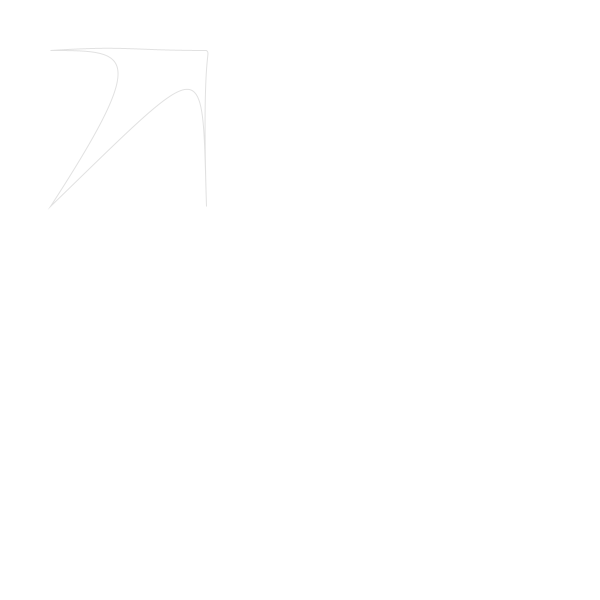
Frame 1 (no input)
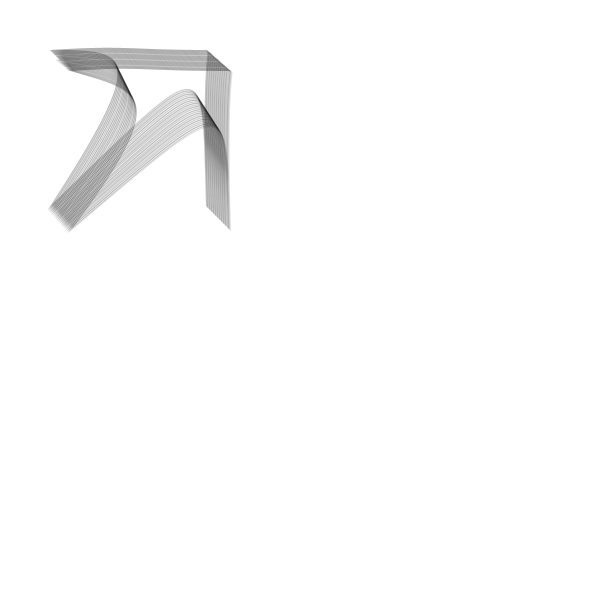
Frame 60 (the mouse pressed at the canvas centre just before this capture)
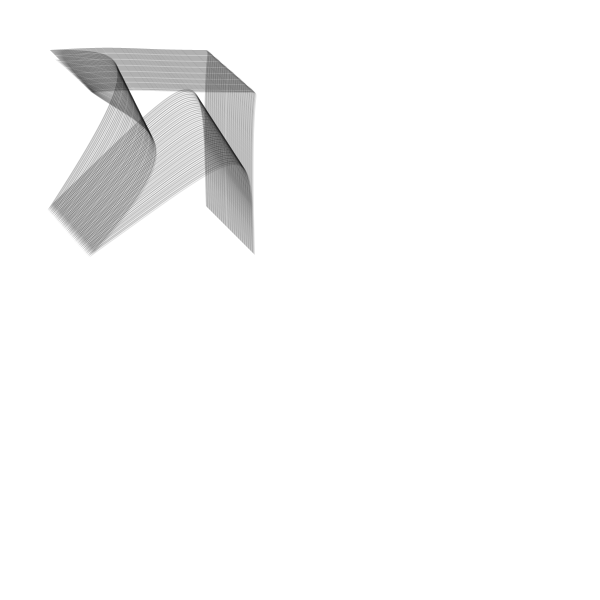
Frame 120 (the mouse held since frame 60 and released just before this capture)

The Processing sketch that drew these frames (run headless with seeded random() and noise(); from frame 60 on, the mouse is pressed at the canvas centre):

// Processing sketch: processing_82038
// ── processing_82038.pde

Square square;

//set up
void setup() {
  size(600, 600);
  background(255);
  smooth();
  square = new Square();
  frameRate(15);
}
//call functions
void draw() {
  square.update();
  square.frame();
  square.show();
}

class Square {
  PVector loc;
  PVector velo;
  float r = 0.5;
  float theta = PI/4;

//create the 2D vectors
  Square() {
    loc = new PVector(random(130,170), random(-30,70));
    velo = new PVector(random(-1.5,0.5),r*cos(theta));
  }

  void update() {
    loc.add(velo);
  }

  void show () {   
    pushMatrix();
    translate(50, 50);
    noFill();
    stroke(0, 0, 0, 30);
    beginShape();
    vertex(loc.x, loc.y);
    bezierVertex(loc.x/2, loc.y, loc.x/2, loc.y-5, loc.y, loc.y); 
    bezierVertex(loc.x/2, loc.y*2, loc.x-55, loc.y*2, loc.y, loc.x);
    bezierVertex(loc.x+5, loc.y*2, loc.x-5, loc.y*2, loc.x, loc.x);
    bezierVertex(loc.x-5, loc.y-5, loc.x+5, loc.y+5, loc.x, loc.y);
    endShape();
    popMatrix();
  } 

  void frame() {
    if (loc.x > width-120) {
      loc.x = random(150,250);
    } 
    else if (loc.x < 0) {
      loc.x = random(100,500);
    }
    if (loc.y > height-320) {
      loc.y = 0;
    } 
    else if (loc.y < 0) {
      loc.y = 0;
    }
  }
}
